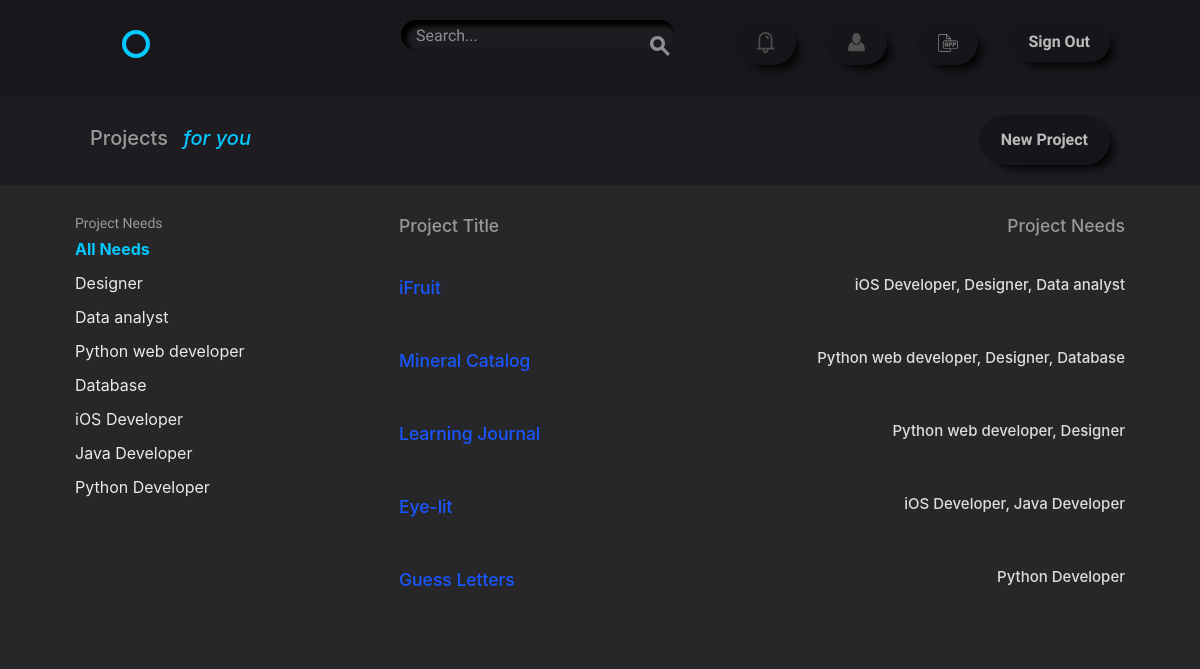
Screenshot of / (signed in) with the database file from the repository.
### projects/models.py (models this page shows)
class Project(models.Model):
    user = models.ForeignKey(settings.AUTH_USER_MODEL,
                             related_name='projects',
                             on_delete=models.CASCADE)
    title = models.CharField(max_length=50)
    description = models.TextField(default='')
    time_estimate = models.CharField(max_length=100)
    requirements = models.CharField(max_length=255)
    def __str__(self):
        return '{}'.format(self.title)

class Position(models.Model):
    name = models.CharField(max_length=50)
    description = models.TextField(default='')
    project = models.ForeignKey(Project,
                                related_name='positions',
                                on_delete=models.CASCADE)
    time = models.CharField(max_length=30)
    skill = models.ManyToManyField('accounts.Skill',
                                   default='',
                                   related_name='skills')
    def __str__(self):
        return '{}'.format(self.name)

### projects/views.py (the view)
# urls.py: url(r'^$', views.ProjectListView.as_view(), name='project_list'),
class ProjectListView(PrM, ListView):
    template_name = "projects/project_list.html"
    model = models.Project
    context_object_name = "projects"
    prefetch_related = ['positions', ]
    def get_context_data(self, **kwargs):
        context = super(ProjectListView, self).get_context_data(**kwargs)
        positions = models.Position.objects.exclude(apply__status=True)
        context['positions_list'] = positions.values('name').distinct()
        context['selected'] = self.request.GET.get('filter')
        return context
    def get_queryset(self):
        user_skills = None
        queryset = super().get_queryset()
        user = self.request.user
        if str(user) != 'AnonymousUser':
            user_skills = user.profile_skills.all().values('name')
            user_skills = [skill['name'] for skill in user_skills.values()]
        for_you = self.request.GET.get('for_you')
        term = self.request.GET.get('q')
        selected_filter = self.request.GET.get('filter')
        if for_you:
            queryset = queryset.filter(Q(
                positions__skill__name__in=user_skills)).exclude(
                user=self.request.user).distinct()
        if term:
            queryset = queryset.filter(Q(title__icontains=term) |
                                       Q(description__icontains=term))
        if selected_filter:
            queryset = queryset.filter(Q(positions__name=selected_filter))
        return queryset

### accounts/models.py (called while the page is built)
    def __str__(self):
        return self.username

### projects/templates/projects/project_list.html
{% extends "layout.html" %}
{% load static from staticfiles %}
{% block content %}
    <div class="circle--actions--bar action-bar">
        <div class="bounds">
            <div class="grid-100">
                {% if user.is_authenticated %}
                <div class="circle--fluid--cell circle--fluid--primary">
                    <h2>Projects <i><a href="?for_you=for-you" class="selected ml-3"> for you</a></i></h2>
                </div>
                <div class="circle--fluid--cell circle--fluid--secondary">
                    <a class="button nav_button" href="{% url 'projects:create' %}">
                        New Project
                    </a>
                </div>
            {% else %}
                <div class="circle--fluid--cell circle--fluid--primary">
                    <h2>Projects</h2>
                </div>
            {% endif %}
            </div>
        </div>
    </div>
<div class="bounds circle--page">
    <div class="grid-25">
        <div class="circle--filter circle--secondary--module">
            <h4>Project Needs</h4>
            <ul class="circle--filter--list">
                {% if positions_list %}
                <li><a href="{% url 'projects:project_list' %}" {% if not selected %} class="selected"{% else %} class="my-button"{% endif %}>All Needs</a></li>
                {% for position in positions_list %}
                <li><a href="?filter={{ position.name }}"{% if selected == position.name %} class="selected"{% else %} class="my-button"{% endif %}>{{ position.name }}</a></li>
                {% endfor %}
                {% else %}
                <li class="button-del">NO OPEN POSITIONS!</li>
                {% endif %}
            </ul>
        </div>
    </div>
    <div class="grid-70 grid-push-5">
        <table class="u-full-width circle--table">
            <thead>
                <tr>
                    <th><h3>Project Title</h3></th>
                    <th class="circle--cell--right d-flex justify-content-end"><h3>Project Needs</h3></th>
                </tr>
            </thead>
            <tbody>
                {% for project in projects %}
                <tr class="clickable-row" data-href="{% url 'projects:detail' project.pk %}">
                        <td><h3 class="title d-flex justify-content-start">{{ project }}</h3></td>
                    <td class="circle--cell--right d-flex justify-content-end">
                        {% if project.positions.all %}
                            <span class="secondary-label h4 pos">{{ project.positions.all|join:", " }}</span>
                        {% else %}
                        <span class="secondary-label pos">No position for this project!</span>
                        {% endif %}
                    </td>
                </tr>
                {% endfor %}
            </tbody>
        </table>
    </div>
</div>
{% endblock %}

### assets/css/global.css (style rules this page uses)
html { font-family: sans-serif; -ms-text-size-adjust: 100%; -webkit-text-size-adjust: 100%; }
body { margin: 0; }
a { background-color: transparent; }
table { border-collapse: collapse; border-spacing: 0; }
td, th { padding: 0; }
html { font-size: 62.5%; }
body { font-size: 1.5em; line-height: 1.6; font-weight: 400; font-family: "Cousine"; color: #666; }
.bounds { max-width: 1080px; margin: 0 auto; }
.grid, .grid-5, .grid-10, .grid-15, .grid-20, .grid-25, .grid-30, .grid-33, .grid-35, .grid-40, .grid-45, .grid-50, .grid-55, .grid-60, .grid-65, .grid-66, .grid-70, .grid-75, .grid-80, .grid-90, .grid-95, .grid-100 { float: left; box-sizing: border-box; position: relative; }
.grid-push-5 { left: 5%; }
.grid-25 { width: 25%; padding: 0 15px; }
.grid-70 { width: 70%; padding: 0 15px; }
.grid-100 { width: 100%; padding: 0 15px; }
h1, h2, h3, h4, h5, h6 { margin-top: 0; margin-bottom: 2rem; font-weight: bold; font-family: "Work Sans", sans-serif; color: #222; }
h2 { font-size: 2.4rem; }
h3 { font-size: 1.8rem; }
h4 { font-size: 1.6rem; }
@media (min-width: 550px) { h2 { font-size: 2.4rem; } }
@media (min-width: 550px) { h3 { font-size: 1.8rem; } }
@media (min-width: 550px) { h4 { font-size: 1.6rem; } }
a { color: #689b98; -webkit-transition: color 0.2s; -moz-transition: color 0.2s; -ms-transition: color 0.2s; -o-transition: color 0.2s; transition: color 0.2s; }
.button, button, input[type="submit"], input[type="reset"], input[type="button"] { font-family: "Work Sans", sans-serif; font-size: 1.6rem; padding: 18px 30px; border: 0; margin-right: 10px; border-radius: 8px; font-weight: bold; display: inline-block; white-space: nowrap; box-sizing: border-box; line-height: 1; text-decoration: none; color: #689b98; background: none; box-shadow: 0 0 0 2px #689b98 inset; position: relative; -webkit-transition: 0.2s; -moz-transition: 0.2s; -ms-transition: 0.2s; -o-transition: 0.2s; transition: 0.2s; }
.button { cursor: pointer; }
ul { list-style: circle inside; }
ul { padding-left: 0; margin-top: 0; }
li { margin-bottom: 1rem; font-size: 1.6rem; }
th, td { padding: 15px; text-align: left; border-bottom: 1px solid #e1e1e1; }
th:first-child, td:first-child { padding-left: 0; }
th:last-child, td:last-child { padding-right: 0; }
th { color: #999; font-weight: normal; }
button, .button { margin-bottom: 1rem; }
pre, blockquote, dl, figure, table, p, ul, ol, form { margin-bottom: 2.5rem; }
.secondary-label { color: #b1a5c4; }
.circle--filter--list { list-style-type: none; }
.circle--filter--list a { text-decoration: none; color: rgba(34, 34, 34, 0.5); text-decoration: none; }
.circle--filter--list a.selected { color: #222; font-weight: bold; }
.circle--table { width: 100%; }
.circle--table h1, .circle--table h2, .circle--table h3, .circle--table h4, .circle--table h5, .circle--table h6 { margin: 0; }
.circle--table th, .circle--table td { line-height: 1; }
.circle--table th { padding: 0 0 15px 0; }
.circle--table td { padding: 25px 0; }
.clickable-row td { cursor: pointer; color: #a5c4c2; }
.clickable-row h3 { color: #689b98; }
.circle--fluid--cell { display: table-cell; padding: 0 15px; vertical-align: middle; box-sizing: border-box; }
.circle--fluid--cell .button { margin: 0; }
.circle--fluid--primary { width: 100%; }
.circle--fluid--secondary { text-align: right; }
.circle--secondary--module { margin-bottom: 50px; }
.circle--secondary--module:before, .circle--secondary--module:after { content: " "; display: table; }
.circle--secondary--module:after { clear: both; }
.circle--secondary--module > h1, .circle--secondary--module > h2, .circle--secondary--module > h3, .circle--secondary--module > h4, .circle--secondary--module > h5, .circle--secondary--module > h6 { font-family: "Cousine"; color: rgba(34, 34, 34, 0.3); font-size: 1.4rem; font-weight: normal; }
.circle--page { margin-bottom: 100px; }
.circle--page:before, .circle--page:after { content: " "; display: table; }
.circle--page:after { clear: both; }
.circle--actions--bar { margin: -30px 0 30px; background: #f9f9f9; padding: 20px 0; }
.circle--actions--bar:before, .circle--actions--bar:after { content: " "; display: table; }
.circle--actions--bar:after { clear: both; }
.circle--actions--bar .button { margin-bottom: 0; }

### rows the page displays
Project: title "iFruit", positions.all "iOS Developer, Designer, Data analyst"
Project: title "Mineral Catalog", positions.all "Python web developer, Designer, Database"
Project: title "Learning Journal", positions.all "Python web developer, Designer"
Project: title "Eye-lit", positions.all "iOS Developer, Java Developer"
Project: title "Guess Letters", positions.all "Python Developer"

### other values shown
{{ position.name }} "Designer" "Data analyst" "Python web developer" "Database" "iOS Developer" "Java Developer" "Python Developer"
